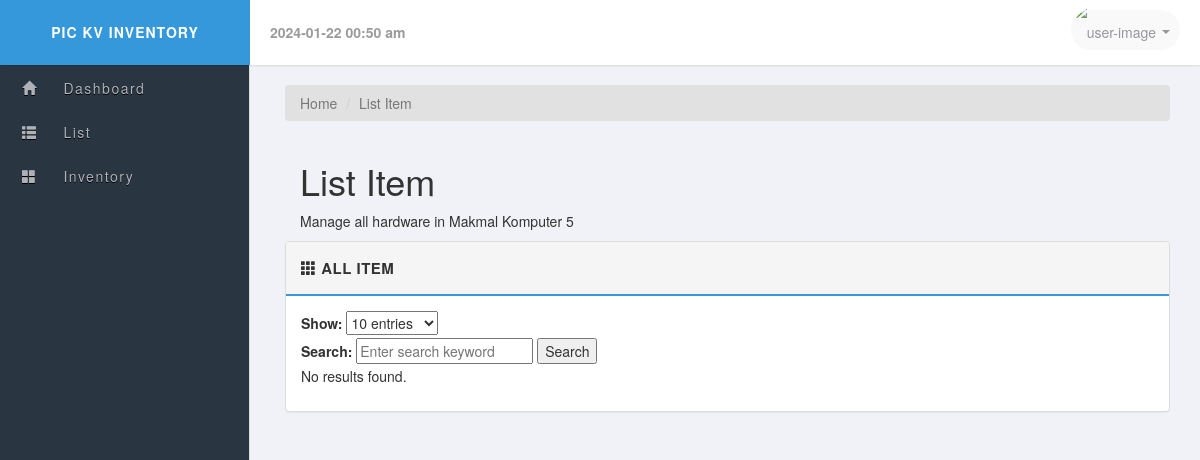
/Makmal-Komputer5.php, run on an earlier commit of the app's database.
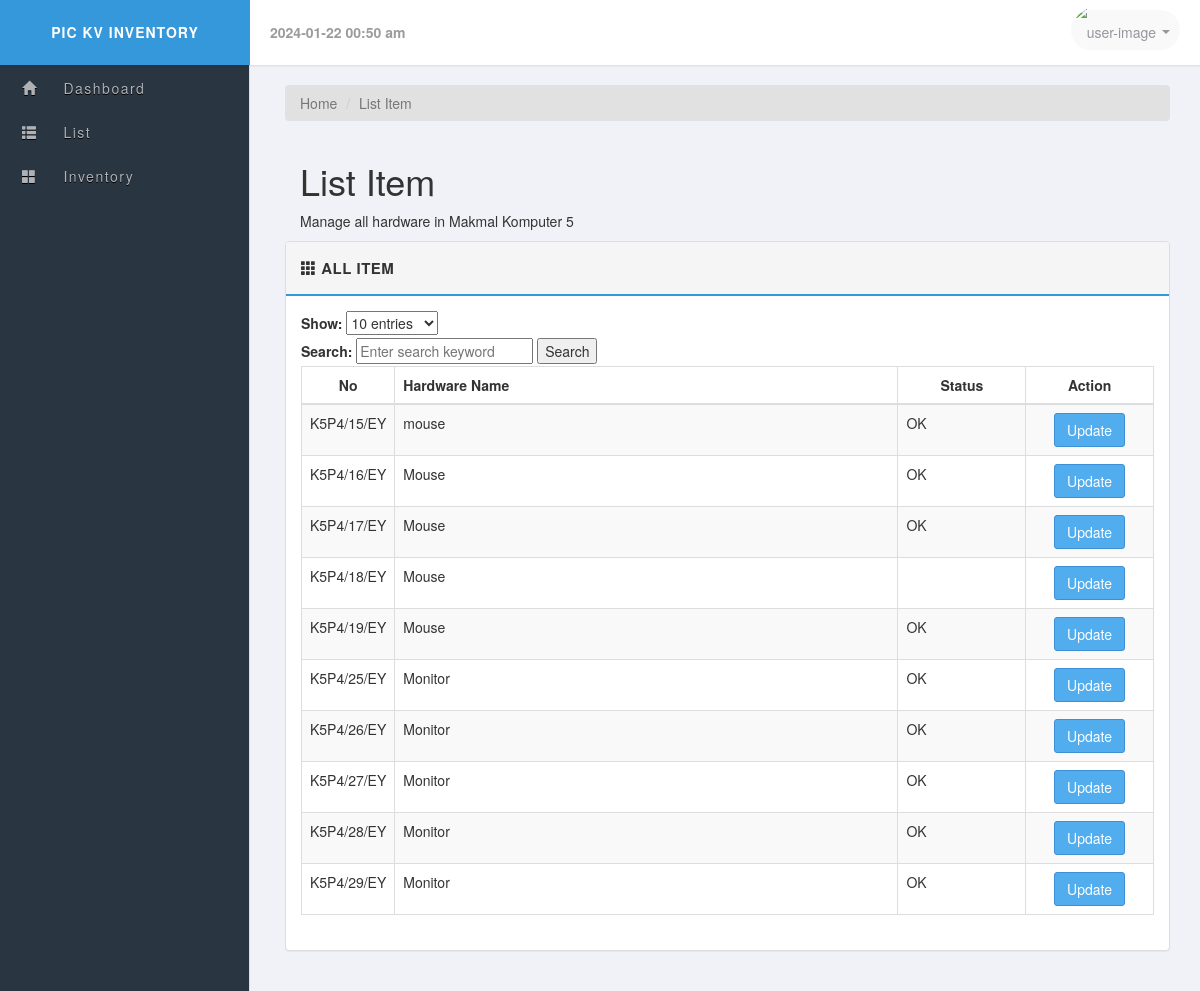
And on a later commit of the database.
### tables this page shows
CREATE TABLE IF NOT EXISTS `mk5` (
  `item_id` varchar(11) NOT NULL,
  `item_name` varchar(50) NOT NULL,
  `status` varchar(15) NOT NULL,
  PRIMARY KEY (`item_id`)
);

### search.php (called while the page is built, shortened)
<?php
function performSearch($tableName, $searchQuery, $entries, $mysqli) {
    $query = "SELECT * FROM $tableName";
    $query .= " ORDER BY item_id LIMIT $entries";
    $result = mysqli_query($mysqli, $query);
    return $result;
}
?>

### Makmal-Komputer5.php (the view, shortened to what this page needs)
<?php
include_once('layouts/header.php');
include_once('search.php');
include_once('config.php');
$tableName = 'mk5';
$search = isset($_GET['search']) ? $_GET['search'] : '';
$entries = isset($_GET['entries']) ? $_GET['entries'] : 10;
$result = performSearch($tableName, $search, $entries, $mysqli);
?>
<nav aria-label="breadcrumb">
    <ol class="breadcrumb">
        <li class="breadcrumb-item"><a href="#">Home</a></li>
        <li class="breadcrumb-item active" aria-current="page">List Item</li>
    </ol>
</nav>
<div class="col-md-12 col-12">
    <h1>List Item</h1>
    <p>Manage all hardware in Makmal Komputer 5</p>
</div>
<div class="row">
    <div class="col-md-12">
        <div class="panel panel-default">
            <div class="panel-heading clearfix">
                <strong>
                    <span class="glyphicon glyphicon-th"></span>
                    <span>All Item</span>
                </strong>
            </div>
            <div class="panel-body">
                <form method="get" action="">
                    <label for="entries">Show:</label>
                    <select id="entries" name="entries" onchange="this.form.submit()">
                        <option value="10" <?php if($entries == '10') echo 'selected'; ?>>10 entries</option>
                    </select>
                </form>
                <form method="get" action="">
                    <label for="search">Search:</label>
                    <input type="text" id="search" name="search" placeholder="Enter search keyword">
                    <input type="submit" value="Search">
                </form>
                <?php if (mysqli_num_rows($result) > 0): ?>
                    <table class="table table-bordered table-striped">
                        <thead>
                            <tr>
                                <th class="text-center" style="width: 50px;">No</th>
                                <th> Hardware Name </th>
                                <th class="text-center" style="width: 15%;"> Status</th>
                                <th class="text-center" style="width: 15%;"> Action</th>
                            </tr>
                        </thead>
                        <tbody>
                            <?php
                            while($res = mysqli_fetch_array($result)) {
                                echo "<tr>";
                                echo "<td>".$res['item_id']."</td>";
                                echo "<td>".$res['item_name']."</td>";
                                echo "<td>".$res['status']."</td>";
                                echo "<td>","<center><Update  href=\"edit.php?item_id=".$res['item_id']."\"class=\"btn btn-primary btn-md\">Update</center></td>
                                ";
                                echo "</tr>";
                            }
                            ?>
                        </tbody>
                    </table>
                <?php else: ?>
                    <p>No results found.</p>
                <?php endif; ?>
            </div>
        </div>
    </div>
</div>
<?php include_once('layouts/footer.php'); ?>

What changed in the data, as far as the page shows it:
added mk5: item_id "K5P4/15/EY", item_name "mouse", status "OK"
added mk5: item_id "K5P4/16/EY", item_name "Mouse", status "OK"
added mk5: item_id "K5P4/17/EY", item_name "Mouse", status "OK"
added mk5: item_id "K5P4/18/EY", item_name "Mouse"
added mk5: item_id "K5P4/19/EY", item_name "Mouse", status "OK"
added mk5: item_id "K5P4/25/EY", item_name "Monitor", status "OK"
added mk5: item_id "K5P4/26/EY", item_name "Monitor", status "OK"
added mk5: item_id "K5P4/27/EY", item_name "Monitor", status "OK"
added mk5: item_id "K5P4/28/EY", item_name "Monitor", status "OK"
added mk5: item_id "K5P4/29/EY", item_name "Monitor", status "OK"
Also different on the page:
text no longer shown: "No results found."
text now shown: "No Hardware Name Status Action"
